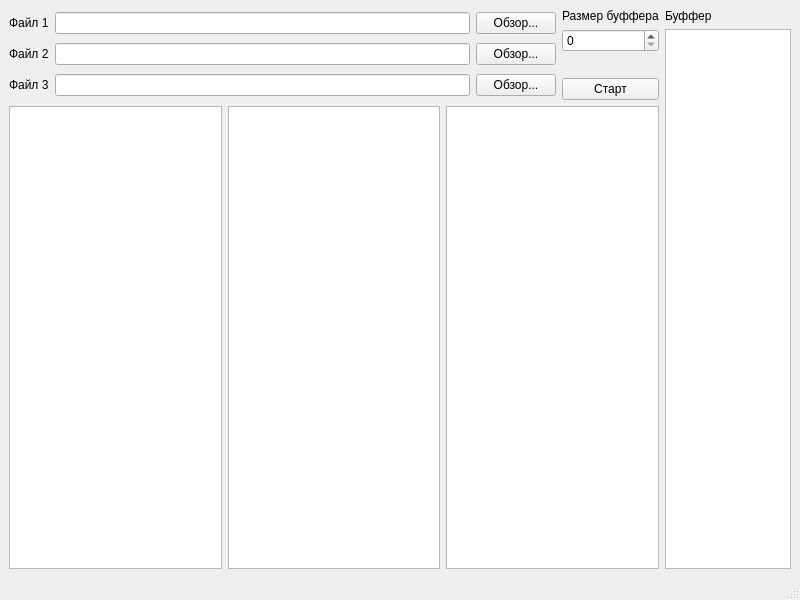
<?xml version="1.0" encoding="UTF-8"?>
<ui version="4.0">
 <class>Widget</class>
 <widget class="QMainWindow" name="Widget">
  <property name="geometry">
   <rect>
    <x>0</x>
    <y>0</y>
    <width>800</width>
    <height>600</height>
   </rect>
  </property>
  <property name="windowTitle">
   <string>Widget</string>
  </property>
  <widget class="QWidget" name="centralwidget">
   <layout class="QGridLayout" name="gridLayout">
    <item row="0" column="0">
     <layout class="QHBoxLayout" name="horizontalLayout_6">
      <item>
       <layout class="QVBoxLayout" name="verticalLayout_6">
        <item>
         <layout class="QHBoxLayout" name="horizontalLayout_4">
          <item>
           <layout class="QVBoxLayout" name="verticalLayout">
            <item>
             <layout class="QHBoxLayout" name="horizontalLayout_3">
              <item>
               <widget class="QLabel" name="labelFile1">
                <property name="text">
                 <string>Файл 1</string>
                </property>
               </widget>
              </item>
              <item>
               <widget class="QLineEdit" name="lineEditFile1"/>
              </item>
              <item>
               <widget class="QPushButton" name="pushButtonFile1">
                <property name="text">
                 <string>Обзор...</string>
                </property>
               </widget>
              </item>
             </layout>
            </item>
            <item>
             <layout class="QHBoxLayout" name="horizontalLayout_2">
              <item>
               <widget class="QLabel" name="labelFile2">
                <property name="text">
                 <string>Файл 2</string>
                </property>
               </widget>
              </item>
              <item>
               <widget class="QLineEdit" name="lineEditFile2"/>
              </item>
              <item>
               <widget class="QPushButton" name="pushButtonFile2">
                <property name="text">
                 <string>Обзор...</string>
                </property>
               </widget>
              </item>
             </layout>
            </item>
            <item>
             <layout class="QHBoxLayout" name="horizontalLayout">
              <item>
               <widget class="QLabel" name="labelFile3">
                <property name="text">
                 <string>Файл 3</string>
                </property>
               </widget>
              </item>
              <item>
               <widget class="QLineEdit" name="lineEditFile3"/>
              </item>
              <item>
               <widget class="QPushButton" name="pushButtonFile3">
                <property name="text">
                 <string>Обзор...</string>
                </property>
               </widget>
              </item>
             </layout>
            </item>
           </layout>
          </item>
          <item>
           <layout class="QVBoxLayout" name="verticalLayout_5">
            <item>
             <layout class="QVBoxLayout" name="verticalLayout_2">
              <item>
               <widget class="QLabel" name="label">
                <property name="enabled">
                 <bool>true</bool>
                </property>
                <property name="text">
                 <string>Размер буффера</string>
                </property>
               </widget>
              </item>
              <item>
               <widget class="QSpinBox" name="spinBox"/>
              </item>
             </layout>
            </item>
            <item>
             <layout class="QVBoxLayout" name="verticalLayout_3">
              <item>
               <widget class="QLabel" name="label_2">
                <property name="text">
                 <string/>
                </property>
               </widget>
              </item>
              <item>
               <widget class="QPushButton" name="pushButtonStart">
                <property name="text">
                 <string>Старт</string>
                </property>
               </widget>
              </item>
             </layout>
            </item>
           </layout>
          </item>
         </layout>
        </item>
        <item>
         <layout class="QHBoxLayout" name="horizontalLayout_5">
          <item>
           <widget class="QTextEdit" name="textEditRes1"/>
          </item>
          <item>
           <widget class="QTextEdit" name="textEditRes2"/>
          </item>
          <item>
           <widget class="QTextEdit" name="textEditRes3"/>
          </item>
         </layout>
        </item>
       </layout>
      </item>
      <item>
       <layout class="QVBoxLayout" name="verticalLayout_4">
        <item>
         <widget class="QLabel" name="labelBuf">
          <property name="text">
           <string>Буффер</string>
          </property>
         </widget>
        </item>
        <item>
         <widget class="QTextBrowser" name="textBrowser"/>
        </item>
       </layout>
      </item>
     </layout>
    </item>
   </layout>
  </widget>
  <widget class="QMenuBar" name="menubar">
   <property name="geometry">
    <rect>
     <x>0</x>
     <y>0</y>
     <width>800</width>
     <height>22</height>
    </rect>
   </property>
  </widget>
  <widget class="QStatusBar" name="statusbar"/>
 </widget>
 <resources/>
 <connections/>
</ui>
